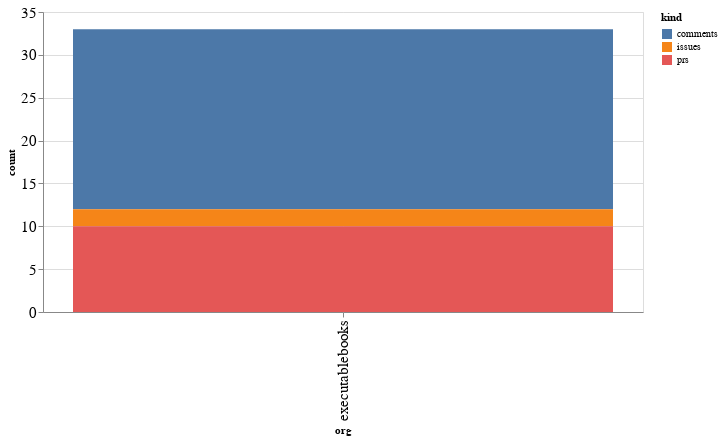

Source (notebook cell):
### Code cell
alt.Chart(org_summaries, width=600).mark_bar().encode(
    x='org',
    y='count',
    color='kind',
    tooltip="org"
)

### Figure 1 — Vega-Lite specification as saved in the notebook (floating-point values rounded to 4 significant figures)
{"config": {"axisLeft": {"labelFontSize": 15}, "axisBottom": {"labelFontSize": 15}}, "data": {"name": "data-5e4ea87dd8361019a0b37222ce0f6659"}, "mark": "bar", "encoding": {"color": {"type": "nominal", "field": "kind"}, "tooltip": {"type": "nominal", "field": "org"}, "x": {"type": "nominal", "field": "org"}, "y": {"type": "quantitative", "field": "count"}}, "width": 600, "$schema": "https://vega.github.io/schema/vega-lite/v4.8.1.json", "datasets": {"data-5e4ea87dd8361019a0b37222ce0f6659": [{"org": "executablebooks", "kind": "comments", "count": 21}, {"org": "executablebooks", "kind": "issues", "count": 2}, {"org": "executablebooks", "kind": "prs", "count": 10}]}}
